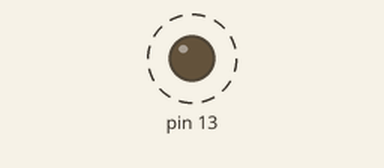
Recording of a sketch running on a simulated Arduino Uno, built with avr-gcc and run on an emulated ATmega328P. Parts: output pins drawn as LEDs (lit = HIGH). Dashed ring = blinking. What the sketch prints to the serial monitor is not drawn.

Above: at 0.5 s.
Timing chart, 0 to 4.6 s (numbered marks = the images above):
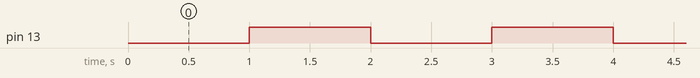

The sketch:

SDdatos.ino
```cpp
#include <Arduino.h>

/*
  Turns on an LED on for one second, then off for one second, repeatedly.
*/

void setup()
{
	Serial.begin(9600);

	// initialize the digital pin as an output.
	// Pin 13 has an LED connected on most Arduino boards:
	pinMode(13, OUTPUT);
}

void loop()
{
	Serial.println("Hello world!");

	delay(1000);              // wait for a second
	digitalWrite(13, HIGH);   // set the LED on
	delay(1000);              // wait for a second
	digitalWrite(13, LOW);    // set the LED off
}
```

Measured:
- by itself, pin 13: alternates HIGH for 1.0 s and LOW for 1.0 s
